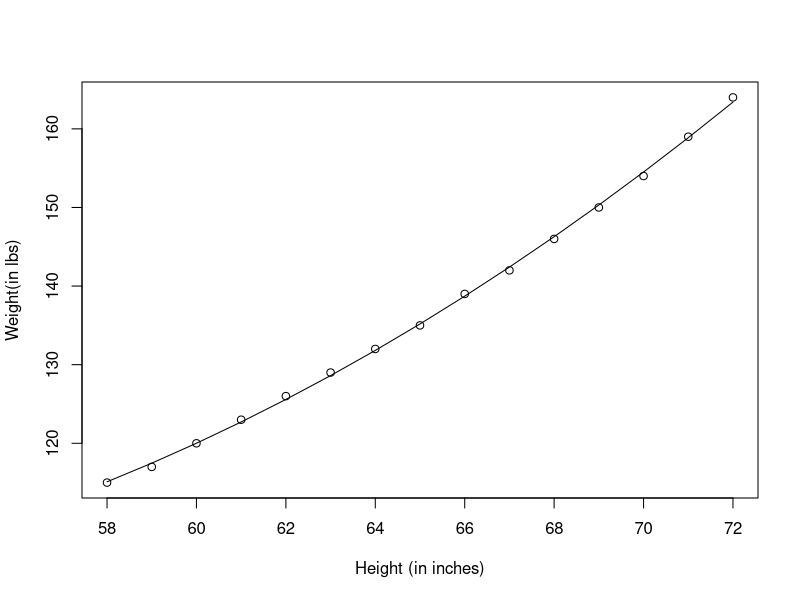

The R script that drew this image:
fit2 <- lm(weight ~ height + I(height^2),data = women)
print(summary(fit2))
plot(women$height,women$weight,xlab = 'Height (in inches)',ylab='Weight(in lbs)')
lines(women$height,fitted(fit2))